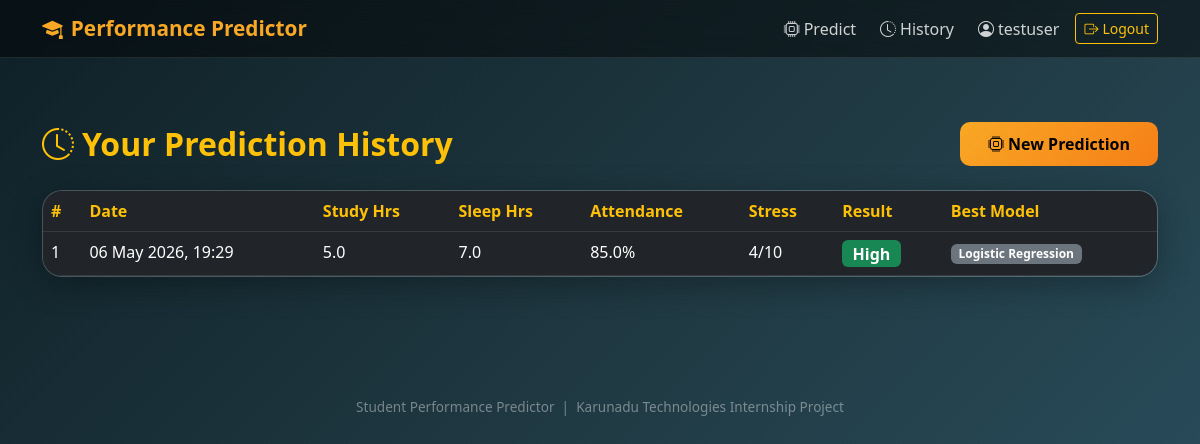
Page /history/ (signed in) on the committed database.
### predictor/models.py (models this page shows, shortened)
class PredictionHistory(models.Model):
    user             = models.ForeignKey(User, on_delete=models.CASCADE)
    study_hours      = models.FloatField()
    sleep_hours      = models.FloatField()
    social_media     = models.FloatField()
    screen_time      = models.FloatField()
    diet_quality     = models.IntegerField()
    mental_health    = models.IntegerField()
    physical_activity= models.FloatField()
    attendance       = models.FloatField()
    stress_level     = models.IntegerField()
    internet_usage   = models.FloatField()
    extra_curricular = models.IntegerField()
    time_management  = models.FloatField()
    predicted_label  = models.CharField(max_length=20)
    best_model       = models.CharField(max_length=50)
    created_at       = models.DateTimeField(auto_now_add=True)
    class Meta:
        ordering = ['-created_at']

### predictor/views.py (the view)
# urls.py: path('history/',  views.history_view,   name='history'),
@login_required
def history_view(request):
    history = PredictionHistory.objects.filter(user=request.user)[:20]
    return render(request, "predictor/history.html", {"history": history})

### predictor/templates/predictor/history.html (shortened to what this page needs)
{% extends "predictor/base.html" %}
{% block content %}
<div class="container py-5">
  <div class="d-flex justify-content-between align-items-center mb-4">
    <h2 class="fw-bold text-warning mb-0">
      <i class="bi bi-clock-history me-2"></i>Your Prediction History
    </h2>
    <a href="{% url 'predict' %}" class="btn btn-primary">
      <i class="bi bi-cpu me-1"></i>New Prediction
    </a>
  </div>
  {% if history %}
  <div class="glass-card p-0 overflow-hidden">
    <div class="table-responsive">
      <table class="table table-dark table-hover mb-0" style="background:transparent;">
        <thead style="background:rgba(249,168,37,0.15);">
          <tr>
            <th class="text-warning">#</th>
            <th class="text-warning">Date</th>
            <th class="text-warning">Study Hrs</th>
            <th class="text-warning">Sleep Hrs</th>
            <th class="text-warning">Attendance</th>
            <th class="text-warning">Stress</th>
            <th class="text-warning">Result</th>
            <th class="text-warning">Best Model</th>
          </tr>
        </thead>
        <tbody>
          {% for h in history %}
          <tr>
            <td>{{ forloop.counter }}</td>
            <td>{{ h.created_at|date:"d M Y, H:i" }}</td>
            <td>{{ h.study_hours }}</td>
            <td>{{ h.sleep_hours }}</td>
            <td>{{ h.attendance }}%</td>
            <td>{{ h.stress_level }}/10</td>
            <td>
              <span class="badge fs-6
                {% if h.predicted_label == 'High' %}bg-success
                {% elif h.predicted_label == 'Medium' %}bg-warning text-dark
                {% else %}bg-danger{% endif %}">
                {{ h.predicted_label }}
              </span>
            </td>
            <td><span class="badge bg-secondary">{{ h.best_model }}</span></td>
          </tr>
          {% endfor %}
        </tbody>
      </table>
    </div>
  </div>
  {% endif %}
</div>
{% endblock %}

### predictor/templates/predictor/base.html (shortened to what this page needs)
<!DOCTYPE html>
<html lang="en">
<head>
  <link href="https://cdn.jsdelivr.net/npm/bootstrap@5.3.0/dist/css/bootstrap.min.css" rel="stylesheet">
  <link href="https://cdn.jsdelivr.net/npm/bootstrap-icons@1.10.5/font/bootstrap-icons.css" rel="stylesheet">
</head>
<body>
{% if user.is_authenticated %}
<nav class="navbar navbar-expand-lg navbar-dark">
  <div class="container">
    <a class="navbar-brand" href="{% url 'predict' %}">
      <i class="bi bi-mortarboard-fill me-2"></i>Performance Predictor
    </a>
    <div class="collapse navbar-collapse" id="navMenu">
      <ul class="navbar-nav ms-auto align-items-center gap-2">
        <li class="nav-item">
          <a class="nav-link" href="{% url 'predict' %}"><i class="bi bi-cpu me-1"></i>Predict</a>
        </li>
        <li class="nav-item">
          <a class="nav-link" href="{% url 'history' %}"><i class="bi bi-clock-history me-1"></i>History</a>
        </li>
        <li class="nav-item">
          <span class="nav-link text-warning"><i class="bi bi-person-circle me-1"></i>{{ user.username }}</span>
        </li>
        <li class="nav-item">
          <a class="btn btn-sm btn-outline-warning" href="{% url 'logout' %}">
            <i class="bi bi-box-arrow-right me-1"></i>Logout
          </a>
        </li>
      </ul>
    </div>
  </div>
</nav>
{% endif %}
{% block content %}{% endblock %}
<footer class="text-center py-4 mt-5">
  <p class="mb-0">Student Performance Predictor &nbsp;|&nbsp; Karunadu Technologies Internship Project</p>
</footer>
</body>
</html>

### predictor/templates/predictor/base.html (style rules this page uses)
body { background: linear-gradient(135deg, #0f2027, #203a43, #2c5364); min-height: 100vh; font-family: 'Segoe UI', sans-serif; color: #f0f4f8; }
.navbar { background: rgba(0,0,0,0.45) !important; backdrop-filter: blur(10px); border-bottom: 1px solid rgba(255,255,255,0.1); }
.navbar-brand { font-weight: 700; font-size: 1.3rem; color: #f9a825 !important; }
.nav-link { color: rgba(255,255,255,0.8) !important; }
.glass-card { background: rgba(255,255,255,0.08); backdrop-filter: blur(16px); border: 1px solid rgba(255,255,255,0.15); border-radius: 20px; box-shadow: 0 8px 32px rgba(0,0,0,0.3); }
.btn-primary { background: linear-gradient(135deg, #f9a825, #f57f17); border: none; color: #000; font-weight: 700; border-radius: 10px; padding: 10px 28px; transition: transform .15s, box-shadow .15s; }
footer { color: rgba(255,255,255,0.4); font-size:.85rem; }

### rows in the picture
PredictionHistory: created_at "06 May 2026, 19:29", study_hours "5.0", sleep_hours "7.0", attendance "85.0", stress_level "4", predicted_label "High", best_model "Logistic Regression"

### other values in the picture
{{ user.username }} "testuser"
